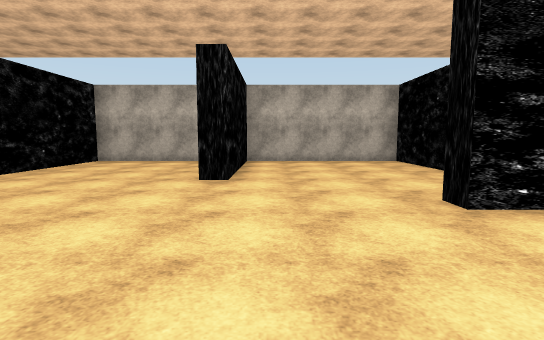
View 1 (above)

19 first-person views from a walk through a Unity game level. The camera is 1.5 m above the floor, tilts 6° down and sees 80° across. The floor is counted in squares, 2 m on a side. Each view is taken from the middle of a square. On the plan, view 1 faces up. The plan holds only what a view shows up to about 11 squares ahead; the rest is blank. The place goes on beyond the plan. The player is left out. Door leaves are left out, so doorways stand open. Some surface patterns are stand-ins.

View 2
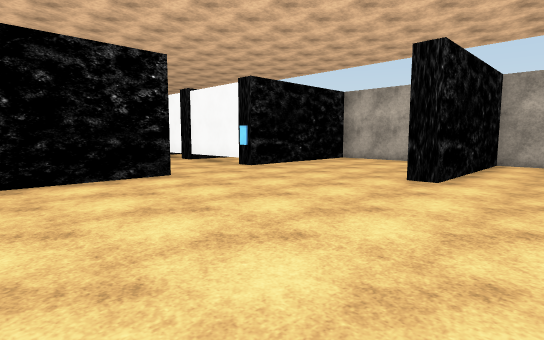

View 3
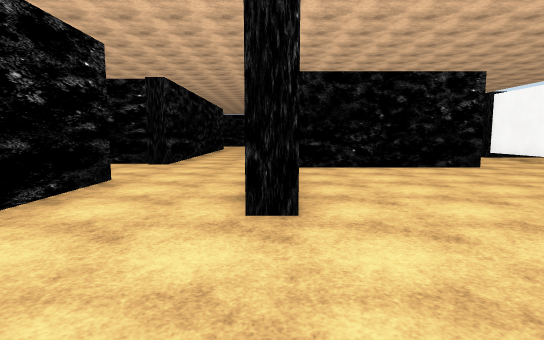

View 4
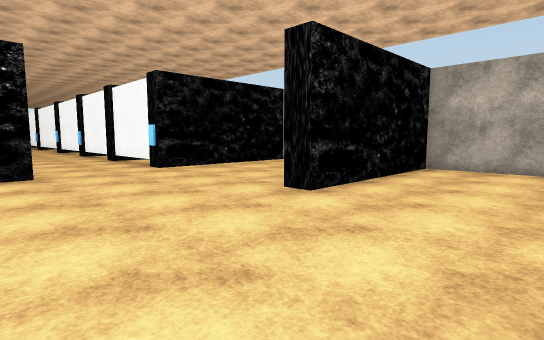

View 5
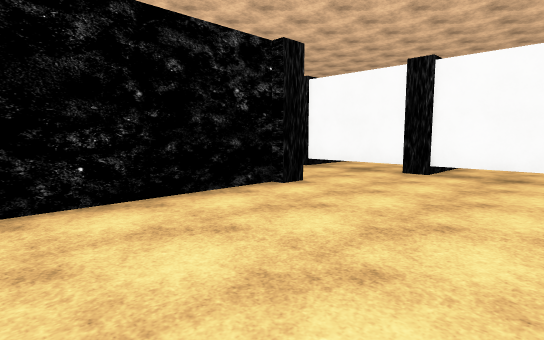

View 6
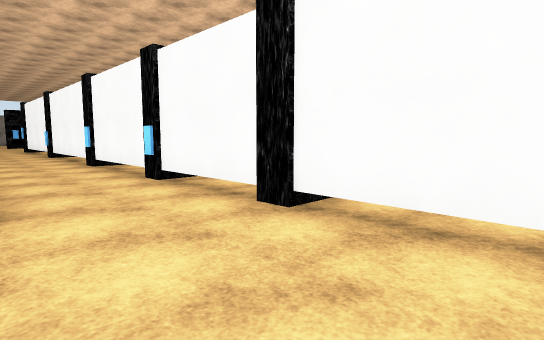

View 7
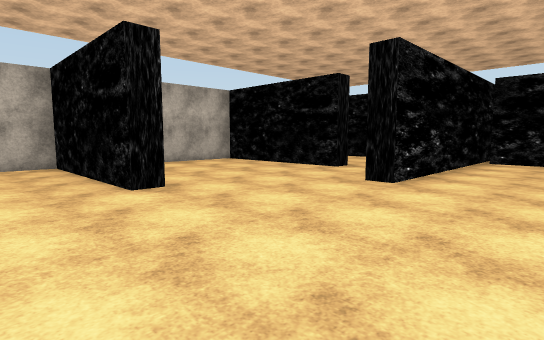

View 8
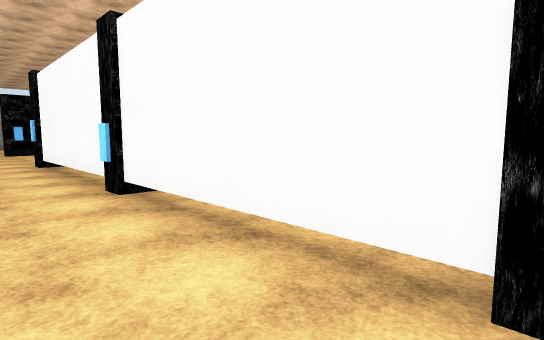

View 9
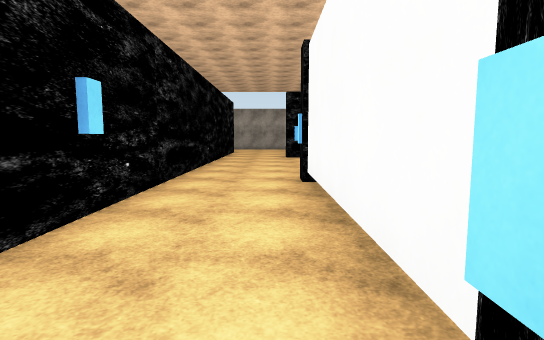

View 10
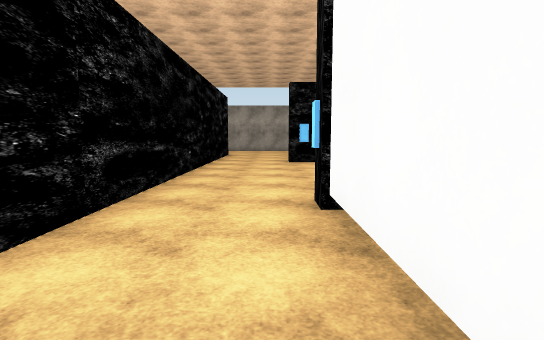

View 11
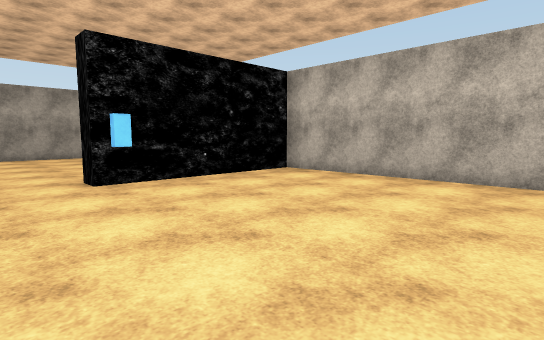

View 12
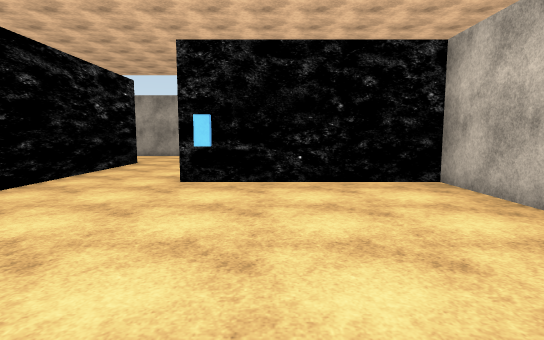

View 13
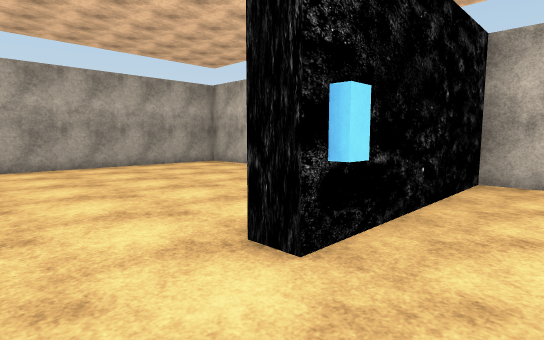

View 14
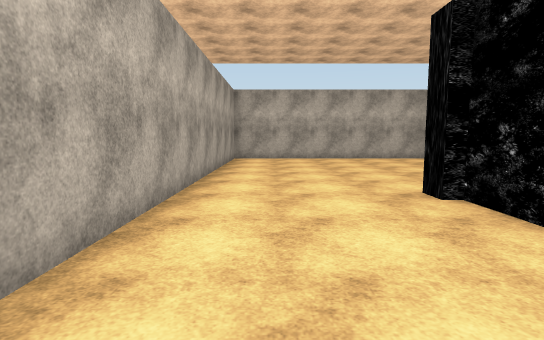

View 15
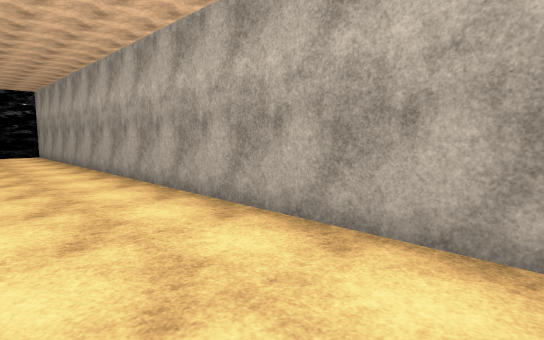

View 16
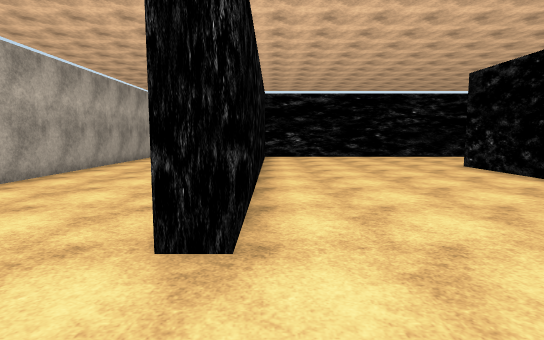

View 17
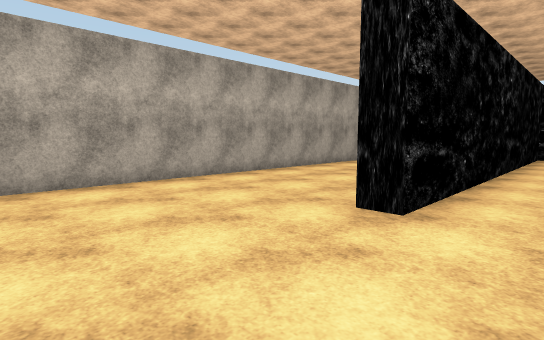

View 18
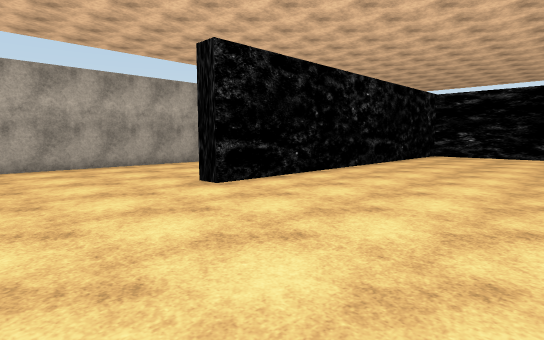

View 19
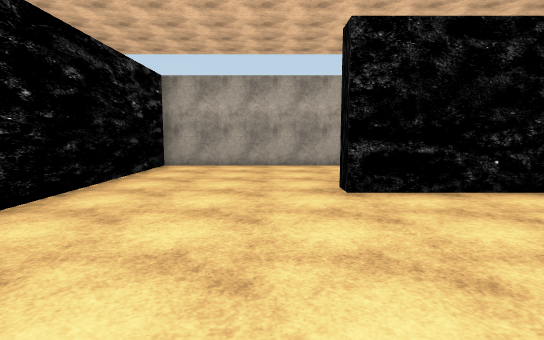

### Floor plan
Points are (right, up) in squares from view 1. A wall is a line through its corners. A room is listed if a view was taken in it or the views show most of it. See-through windows are left out.
Room 1 (views 1, 2, 3, 4, 5, 6, 7)
walls: (-4.7, 3) (-4.7, -1.4); (-0.7, 5.6) (-1.2, 5.6) (-1.2, 9.8) (-5.2, 9.8) (-5.2, 5.6) (-8.4, 5.6); (0, -1.8) (0, -2.2); (4.5, 3.2) (2, 3.2) (2, 3.8); (-2.5, -4.7) (-0.2, -4.7); (-9.5, 3.4) (-9.5, 2.8); (-9.7, 2.8) (-9.7, -0.8)
ways out: opening at (-9.5, 4.5) to room 2; opening at (0.5, 5.5) to room 4; opening at (-1.5, -3.5)
Room 2 (views 8, 9, 10, 11, 12, 13)
walls: (-25.4, 9.8) (-30.2, 9.8) (-30.2, 5.5); (-30.5, 3.3) (-21, 3.3); (-8.4, 5.6) (-24.8, 5.6)
ways out: opening at (-9.5, 4.5) to room 1; open door at (-30.6, 4.3) to room 3
objects: blue block (-30, 6)
Room 3 (views 14, 15, 16, 17, 18, 19)
walls: (-28.2, -3.4) (-28.2, -1); (-7.8, -4.7) (-5.5, -4.7); (-30.1, 2.8) (-33.2, 2.8) (-33.2, -7) (-33.8, -7); (-33.7, 1.6) (-33.7, 2.8); (-34, 2.8) (-34, 3.3) (-30.5, 3.3); (-30.9, 9.8) (-37.2, 9.8) (-37.2, -10.7) (-32.2, -10.7)
ways out: open door at (-30.6, 4.3) to room 2; opening at (-5.5, -3.5)
Room 4 (no view inside)
walls: (4.2, 5.6) (3.8, 5.6) (3.8, 9.8) (-0.7, 9.8) (-0.7, 5.6)
ways out: opening at (0.5, 5.5) to room 1

Positions as (right, up) in squares from view 1, and headings:
1: (0, 0), facing up
2: (1, 0), facing up-left
3: (3, -2), facing left
4: (2, 2), facing up-left
5: (-6, -1), facing up-left
6: (-6, 3), facing up-left
7: (-3, 1), facing up-right
8: (-15, 4), facing up-left
9: (-19, 5), facing left
10: (-21, 5), facing left
11: (-25, 4), facing up-left
12: (-25, 7), facing left
13: (-29, 4), facing up-left
14: (-36, -1), facing up
15: (-35, 3), facing down-left
16: (-33, -9), facing up
17: (-32, -10), facing up-left
18: (-29, -10), facing up-left
19: (-29, -8), facing left
